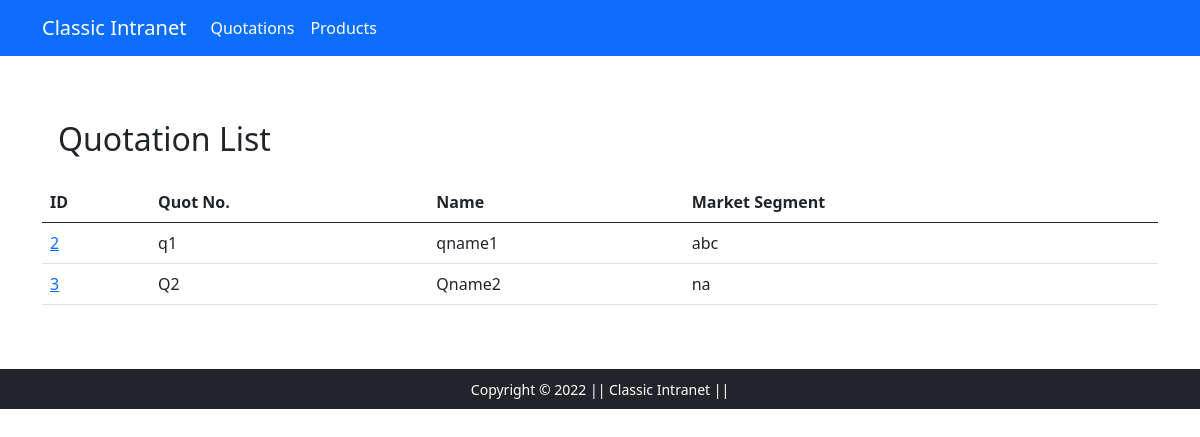
/quotation/, run on the app's committed database.
### app/models.py (models this page shows, shortened)
class Quotation(models.Model):
    quot_no = models.CharField(max_length=200)
    name = models.CharField(max_length=200)
    market_seg = models.CharField(max_length=200)

### app/views.py (the view)
# urls.py: path('quotation/', views.quotation, name='quotation'),
def quotation(request):
    quots = Quotation.objects.all()
    return render(request, "quotation.html", {"quots":quots})

### app/templates/quotation.html (shortened to what this page needs)
{% extends 'base.html' %}
{% load static %}
{% block main-content %}
<div class="m-3">
 <h2>Quotation List</h2>
</div>
<div>
 <table class="table">
  <thead>
    <tr>
        <th scope="col">ID</th>
        <th scope="col">Quot No.</th>
        <th scope="col">Name</th>
        <th scope="col">Market Segment</th>
    </tr>
  </thead>
  <tbody>
  {% for q in quots %}
    <tr>
        <td><a href="{% url 'quotdetail' q.id %}">{{q.id}}</a></td>
        <td>{{q.quot_no}}</td>
        <td>{{q.name}}</td>
        <td>{{q.market_seg}}</td>
    </tr>
  {% endfor %}
  </tbody>
</table>
</div>
{% endblock main-content %}

### data on the page
Quotation: id "2", quot_no "q1", name "qname1", market_seg "abc"
Quotation: id "3", quot_no "Q2", name "Qname2", market_seg "na"
